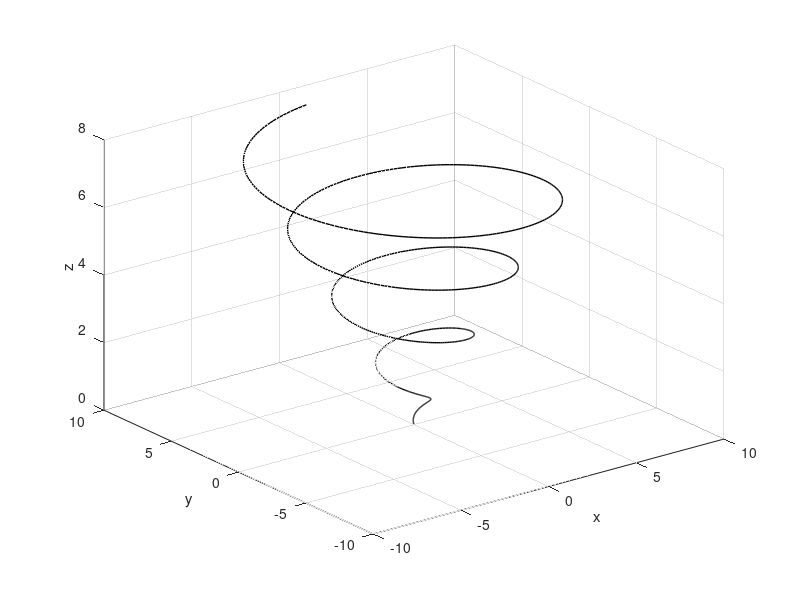

Write the MATLAB code that produced this figure.
t = 0:0.01*pi:8*pi;  % Cuatro vueltas con pasos cortos
x = t/pi.*sin(t);
y = t/pi.*cos(t);
z = t/pi;
figure
plot3(x, y, z, 'k', 'linewidth', 1)
grid on
xlabel('x'); ylabel('y'); zlabel('z');